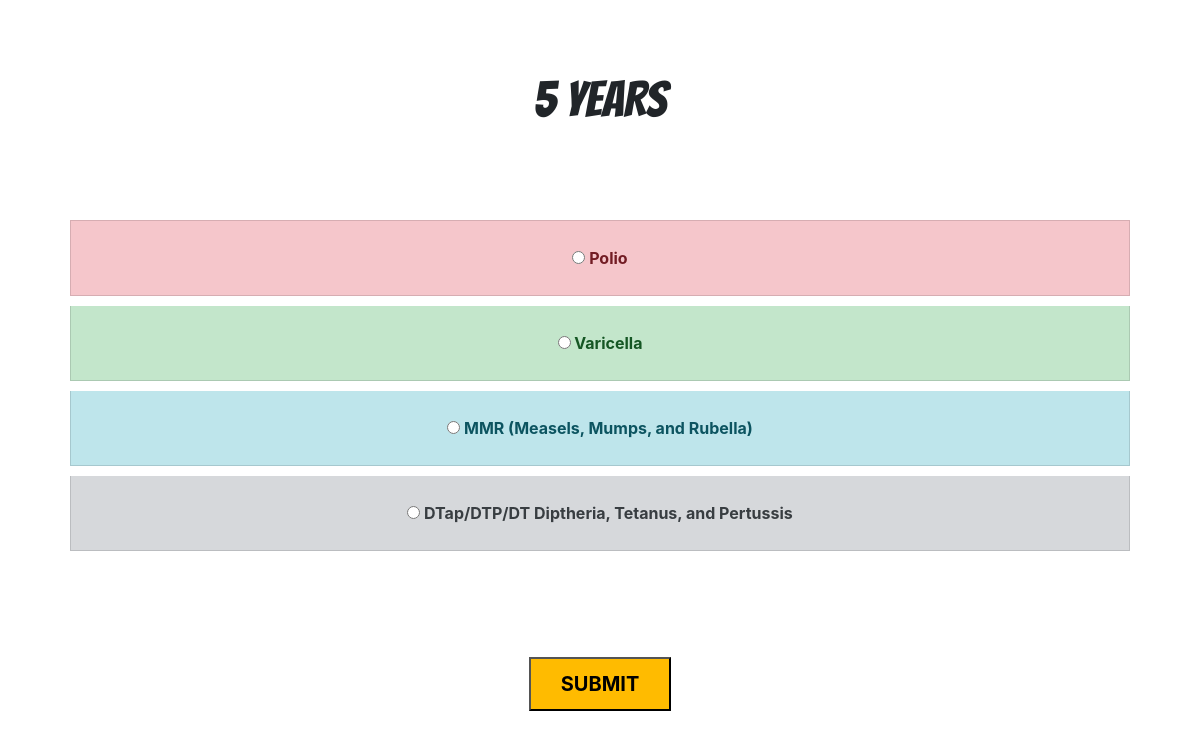
The app's page /vaccines/five_Years with its own data.
### vaccines/models.py (models this page shows)
class Vaccines(models.Model):
    VaccineID = models.CharField(max_length = 10, primary_key = True)
    Vaccine_Name = models.CharField(max_length = 150)
    Age = models.IntegerField()
    Dosage = models.CharField(max_length = 100)
    Cost = models.IntegerField()

### vaccines/views.py (the view)
# urls.py: path('five_Years', views.five_Years, name='five_Years'),
def five_Years(request):
    obj = Vaccines.objects.get(VaccineID = 'OPVB2')
    obj1 = Vaccines.objects.get(VaccineID = 'VRCB')
    obj2 = Vaccines.objects.get(VaccineID = 'MMRB1')
    obj3 = Vaccines.objects.get(VaccineID = 'DTP5')
    context = {
        'object': obj,
        'object1': obj1,
        'object2': obj2,
        'object3': obj3
    }
    return render(request, 'vaccines/5Years1.html', context)

### Templates/vaccines/5Years1.html (shortened to what this page needs)
<html>
    <head>
        <link rel="stylesheet" href="https://stackpath.bootstrapcdn.com/bootstrap/4.5.0/css/bootstrap.min.css">
    </head>
    <body>
        <h1 id="title">5 YEARS</h1><br><br><br>
        <ul class="list-group">
            <form action="{%url 'get_chkbox_value' %}" method="POST">
            <li class="list-group-item list-group-item-danger" id="dept"><strong><input type="radio" name="vaccine" value="{{object.VaccineID}}">   {{object.Vaccine_Name}}  </strong></li>
            <li class="list-group-item list-group-item-success" id="dept"><strong><input type="radio" name="vaccine" value="{{object1.VaccineID}}">   {{object1.Vaccine_Name}}  </strong></li>
            <li class="list-group-item list-group-item-info" id="dept"><strong><input type="radio" name="vaccine" value="{{object2.VaccineID}}">   {{object2.Vaccine_Name}} </strong></li>
            <li class="list-group-item list-group-item-secondary" id="dept"><strong><input type="radio" name="vaccine" value="{{object3.VaccineID}}">  {{object3.Vaccine_Name}} </strong></li>
        </ul>
        <center><button type="submit" value="SUBMIT" id="submit"><strong>SUBMIT</strong></button> </form></center>
    </body>
</html>

### Templates/vaccines/5Years1.html (style rules this page uses)
#title { text-align: center; margin-top: 70px; font-family: 'Bangers', cursive; font-size: 50px; }
#dept { text-align: center; padding: 25px; margin-top: 10px; margin-bottom: 10px; margin-left: 70px; margin-right: 70px; }
#submit { margin-top: 80px; padding-top: 10px; padding-bottom: 10px; padding-left: 30px; padding-right: 30px; font-size: 20px; background-color: rgb(255, 187, 0); }

### records on screen
Vaccines: Vaccine_Name "Polio"
Vaccines: Vaccine_Name "Varicella"
Vaccines: Vaccine_Name "MMR (Measels, Mumps, and Rubella)"
Vaccines: Vaccine_Name "DTap/DTP/DT Diptheria, Tetanus, and Pertussis"
